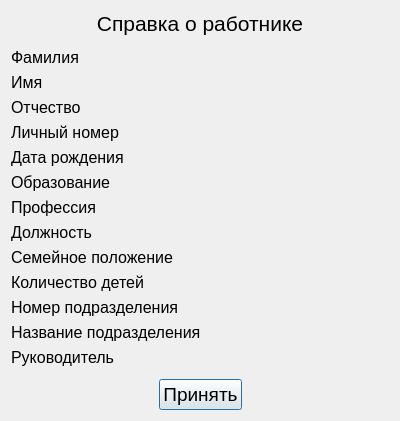
<?xml version="1.0" encoding="UTF-8"?>
<ui version="4.0">
 <class>aboutempl</class>
 <widget class="QDialog" name="aboutempl">
  <property name="geometry">
   <rect>
    <x>0</x>
    <y>0</y>
    <width>400</width>
    <height>421</height>
   </rect>
  </property>
  <property name="windowTitle">
   <string>Dialog</string>
  </property>
  <layout class="QGridLayout" name="gridLayout">
   <item row="0" column="0">
    <widget class="QLabel" name="label">
     <property name="font">
      <font>
       <pointsize>16</pointsize>
      </font>
     </property>
     <property name="text">
      <string>Справка о работнике</string>
     </property>
     <property name="alignment">
      <set>Qt::AlignCenter</set>
     </property>
    </widget>
   </item>
   <item row="4" column="0">
    <layout class="QHBoxLayout" name="horizontalLayout">
     <item>
      <spacer name="horizontalSpacer_2">
       <property name="orientation">
        <enum>Qt::Horizontal</enum>
       </property>
       <property name="sizeHint" stdset="0">
        <size>
         <width>40</width>
         <height>20</height>
        </size>
       </property>
      </spacer>
     </item>
     <item>
      <widget class="QPushButton" name="accept">
       <property name="font">
        <font>
         <pointsize>14</pointsize>
        </font>
       </property>
       <property name="text">
        <string>Принять</string>
       </property>
      </widget>
     </item>
     <item>
      <spacer name="horizontalSpacer">
       <property name="orientation">
        <enum>Qt::Horizontal</enum>
       </property>
       <property name="sizeHint" stdset="0">
        <size>
         <width>40</width>
         <height>20</height>
        </size>
       </property>
      </spacer>
     </item>
    </layout>
   </item>
   <item row="2" column="0">
    <layout class="QGridLayout" name="gridLayout_2">
     <item row="3" column="0">
      <widget class="QLabel" name="label_4">
       <property name="font">
        <font>
         <pointsize>12</pointsize>
        </font>
       </property>
       <property name="text">
        <string>Отчество</string>
       </property>
      </widget>
     </item>
     <item row="7" column="1">
      <widget class="QLabel" name="profession">
       <property name="font">
        <font>
         <pointsize>12</pointsize>
        </font>
       </property>
       <property name="text">
        <string/>
       </property>
      </widget>
     </item>
     <item row="3" column="1">
      <widget class="QLabel" name="surname">
       <property name="font">
        <font>
         <pointsize>12</pointsize>
        </font>
       </property>
       <property name="text">
        <string/>
       </property>
      </widget>
     </item>
     <item row="9" column="1">
      <widget class="QLabel" name="SP">
       <property name="font">
        <font>
         <pointsize>12</pointsize>
        </font>
       </property>
       <property name="text">
        <string/>
       </property>
      </widget>
     </item>
     <item row="8" column="1">
      <widget class="QLabel" name="post">
       <property name="font">
        <font>
         <pointsize>12</pointsize>
        </font>
       </property>
       <property name="text">
        <string/>
       </property>
      </widget>
     </item>
     <item row="11" column="1">
      <widget class="QLabel" name="numberofdivision">
       <property name="font">
        <font>
         <pointsize>12</pointsize>
        </font>
       </property>
       <property name="text">
        <string/>
       </property>
      </widget>
     </item>
     <item row="0" column="0">
      <widget class="QLabel" name="label_2">
       <property name="font">
        <font>
         <pointsize>12</pointsize>
        </font>
       </property>
       <property name="text">
        <string>Фамилия</string>
       </property>
      </widget>
     </item>
     <item row="6" column="1">
      <widget class="QLabel" name="education">
       <property name="font">
        <font>
         <pointsize>12</pointsize>
        </font>
       </property>
       <property name="text">
        <string/>
       </property>
      </widget>
     </item>
     <item row="14" column="0">
      <widget class="QLabel" name="label_8">
       <property name="font">
        <font>
         <pointsize>12</pointsize>
        </font>
       </property>
       <property name="text">
        <string>Название подразделения</string>
       </property>
      </widget>
     </item>
     <item row="4" column="0">
      <widget class="QLabel" name="label_14">
       <property name="font">
        <font>
         <pointsize>12</pointsize>
        </font>
       </property>
       <property name="text">
        <string>Личный номер</string>
       </property>
      </widget>
     </item>
     <item row="2" column="0">
      <widget class="QLabel" name="label_3">
       <property name="font">
        <font>
         <pointsize>12</pointsize>
        </font>
       </property>
       <property name="text">
        <string>Имя</string>
       </property>
      </widget>
     </item>
     <item row="15" column="1">
      <widget class="QLabel" name="rykovoditel">
       <property name="font">
        <font>
         <pointsize>12</pointsize>
        </font>
       </property>
       <property name="text">
        <string/>
       </property>
      </widget>
     </item>
     <item row="6" column="0">
      <widget class="QLabel" name="label_13">
       <property name="font">
        <font>
         <pointsize>12</pointsize>
        </font>
       </property>
       <property name="text">
        <string>Образование</string>
       </property>
      </widget>
     </item>
     <item row="4" column="1">
      <widget class="QLabel" name="numberself">
       <property name="font">
        <font>
         <pointsize>12</pointsize>
        </font>
       </property>
       <property name="text">
        <string/>
       </property>
      </widget>
     </item>
     <item row="15" column="0">
      <widget class="QLabel" name="label_9">
       <property name="font">
        <font>
         <pointsize>12</pointsize>
        </font>
       </property>
       <property name="text">
        <string>Руководитель</string>
       </property>
      </widget>
     </item>
     <item row="7" column="0">
      <widget class="QLabel" name="label_5">
       <property name="font">
        <font>
         <pointsize>12</pointsize>
        </font>
       </property>
       <property name="text">
        <string>Профессия</string>
       </property>
      </widget>
     </item>
     <item row="14" column="1">
      <widget class="QLabel" name="nameofdivision">
       <property name="font">
        <font>
         <pointsize>12</pointsize>
        </font>
       </property>
       <property name="text">
        <string/>
       </property>
      </widget>
     </item>
     <item row="2" column="1">
      <widget class="QLabel" name="name2">
       <property name="font">
        <font>
         <pointsize>12</pointsize>
        </font>
       </property>
       <property name="text">
        <string/>
       </property>
      </widget>
     </item>
     <item row="0" column="1">
      <widget class="QLabel" name="name">
       <property name="font">
        <font>
         <pointsize>12</pointsize>
        </font>
       </property>
       <property name="text">
        <string/>
       </property>
      </widget>
     </item>
     <item row="9" column="0">
      <widget class="QLabel" name="label_7">
       <property name="font">
        <font>
         <pointsize>12</pointsize>
        </font>
       </property>
       <property name="text">
        <string>Семейное положение</string>
       </property>
      </widget>
     </item>
     <item row="11" column="0">
      <widget class="QLabel" name="label_6">
       <property name="font">
        <font>
         <pointsize>12</pointsize>
        </font>
       </property>
       <property name="text">
        <string>Номер подразделения</string>
       </property>
      </widget>
     </item>
     <item row="5" column="1">
      <widget class="QLabel" name="date">
       <property name="font">
        <font>
         <pointsize>12</pointsize>
        </font>
       </property>
       <property name="text">
        <string/>
       </property>
      </widget>
     </item>
     <item row="5" column="0">
      <widget class="QLabel" name="label_15">
       <property name="font">
        <font>
         <pointsize>12</pointsize>
        </font>
       </property>
       <property name="text">
        <string>Дата рождения</string>
       </property>
      </widget>
     </item>
     <item row="8" column="0">
      <widget class="QLabel" name="label_12">
       <property name="font">
        <font>
         <pointsize>12</pointsize>
        </font>
       </property>
       <property name="text">
        <string>Должность</string>
       </property>
      </widget>
     </item>
     <item row="10" column="0">
      <widget class="QLabel" name="label_11">
       <property name="font">
        <font>
         <pointsize>12</pointsize>
        </font>
       </property>
       <property name="text">
        <string>Количество детей</string>
       </property>
      </widget>
     </item>
     <item row="10" column="1">
      <widget class="QLabel" name="numberofkids">
       <property name="font">
        <font>
         <pointsize>12</pointsize>
        </font>
       </property>
       <property name="text">
        <string/>
       </property>
      </widget>
     </item>
    </layout>
   </item>
   <item row="1" column="0">
    <spacer name="verticalSpacer">
     <property name="orientation">
      <enum>Qt::Vertical</enum>
     </property>
     <property name="sizeHint" stdset="0">
      <size>
       <width>20</width>
       <height>40</height>
      </size>
     </property>
    </spacer>
   </item>
   <item row="3" column="0">
    <spacer name="verticalSpacer_2">
     <property name="orientation">
      <enum>Qt::Vertical</enum>
     </property>
     <property name="sizeHint" stdset="0">
      <size>
       <width>20</width>
       <height>40</height>
      </size>
     </property>
    </spacer>
   </item>
  </layout>
 </widget>
 <resources/>
 <connections>
  <connection>
   <sender>accept</sender>
   <signal>clicked()</signal>
   <receiver>aboutempl</receiver>
   <slot>close()</slot>
   <hints>
    <hint type="sourcelabel">
     <x>200</x>
     <y>574</y>
    </hint>
    <hint type="destinationlabel">
     <x>199</x>
     <y>299</y>
    </hint>
   </hints>
  </connection>
 </connections>
</ui>
